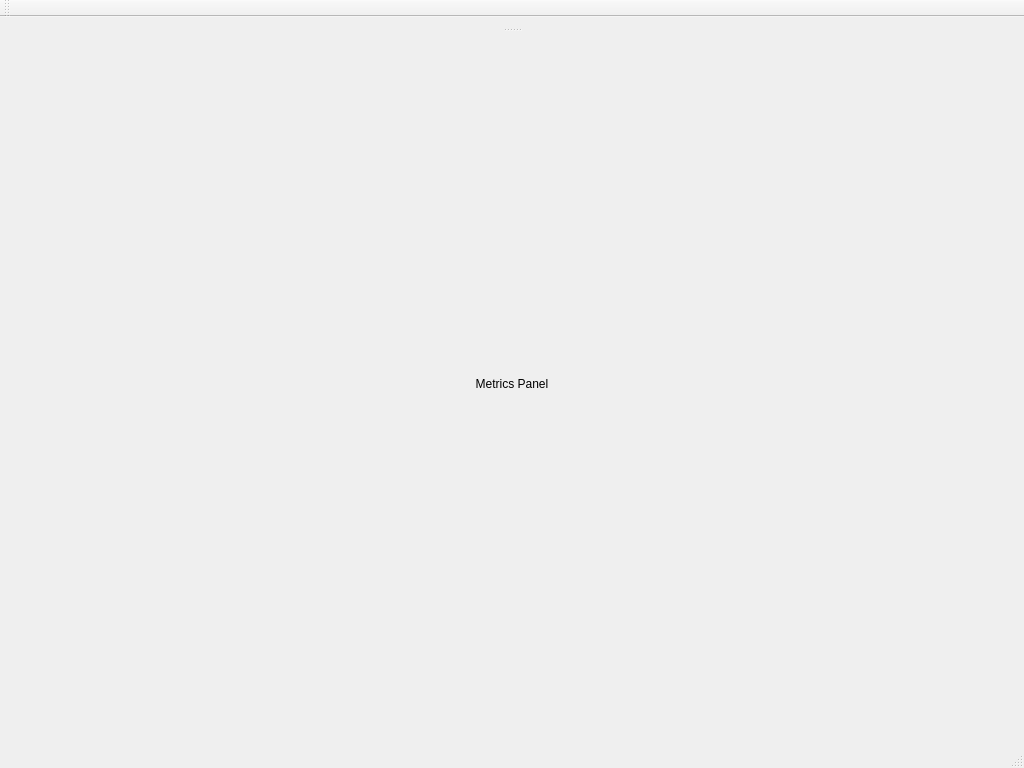
<?xml version="1.0" encoding="UTF-8"?>
<ui version="4.0">
 <class>MainWindow</class>
 <widget class="QMainWindow" name="MainWindow">
  <property name="geometry">
   <rect>
    <x>0</x>
    <y>0</y>
    <width>1024</width>
    <height>768</height>
   </rect>
  </property>
  <property name="windowTitle">
   <string>LanScan - Network Scanner</string>
  </property>
  <widget class="QWidget" name="centralWidget">
   <layout class="QVBoxLayout" name="verticalLayout">
    <item>
     <widget class="QSplitter" name="splitter">
      <property name="orientation">
       <enum>Qt::Orientation::Vertical</enum>
      </property>
      <widget class="QWidget" name="deviceTableContainer">
       <layout class="QVBoxLayout" name="deviceTableLayout">
        <property name="leftMargin">
         <number>0</number>
        </property>
        <property name="topMargin">
         <number>0</number>
        </property>
        <property name="rightMargin">
         <number>0</number>
        </property>
        <property name="bottomMargin">
         <number>0</number>
        </property>
       </layout>
      </widget>
      <widget class="QWidget" name="metricsContainer">
       <layout class="QVBoxLayout" name="metricsLayout">
        <property name="leftMargin">
         <number>0</number>
        </property>
        <property name="topMargin">
         <number>0</number>
        </property>
        <property name="rightMargin">
         <number>0</number>
        </property>
        <property name="bottomMargin">
         <number>0</number>
        </property>
        <item>
         <widget class="QLabel" name="metricsPlaceholder">
          <property name="text">
           <string>Metrics Panel</string>
          </property>
          <property name="alignment">
           <set>Qt::AlignmentFlag::AlignCenter</set>
          </property>
         </widget>
        </item>
       </layout>
      </widget>
     </widget>
    </item>
   </layout>
  </widget>
  <widget class="QMenuBar" name="menuBar">
   <property name="geometry">
    <rect>
     <x>0</x>
     <y>0</y>
     <width>1024</width>
     <height>21</height>
    </rect>
   </property>
  </widget>
  <widget class="QToolBar" name="toolBar">
   <property name="windowTitle">
    <string>Main Toolbar</string>
   </property>
   <attribute name="toolBarArea">
    <enum>TopToolBarArea</enum>
   </attribute>
   <attribute name="toolBarBreak">
    <bool>false</bool>
   </attribute>
  </widget>
  <widget class="QStatusBar" name="statusBar"/>
 </widget>
 <layoutdefault spacing="6" margin="11"/>
 <resources/>
 <connections/>
</ui>
